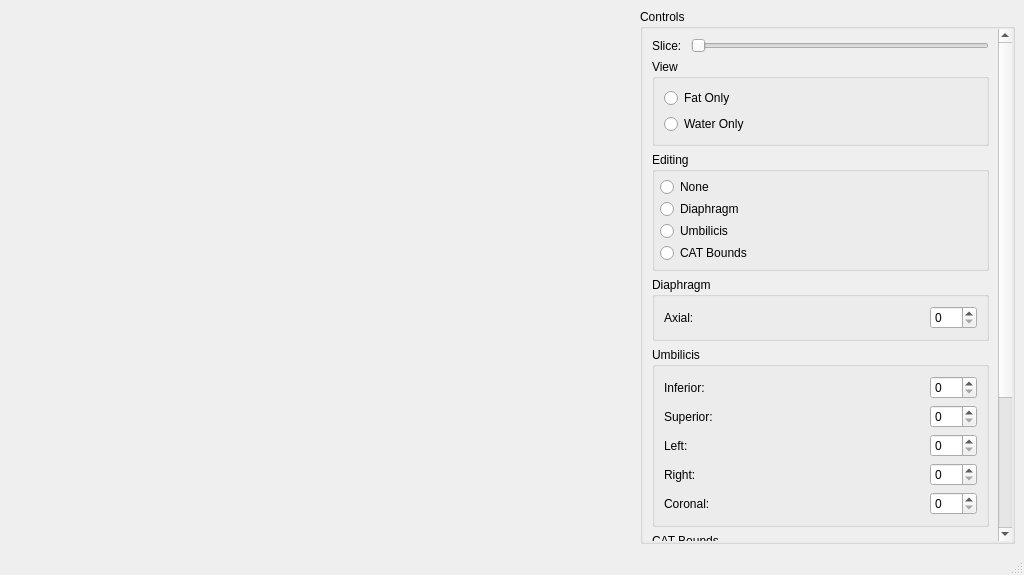
<?xml version="1.0" encoding="UTF-8"?>
<ui version="4.0">
 <class>ConfigureWindow</class>
 <widget class="QMainWindow" name="ConfigureWindow">
  <property name="geometry">
   <rect>
    <x>0</x>
    <y>0</y>
    <width>1024</width>
    <height>575</height>
   </rect>
  </property>
  <property name="windowTitle">
   <string>MainWindow</string>
  </property>
  <widget class="QWidget" name="centralwidget">
   <layout class="QGridLayout" name="gridLayout" columnstretch="5,3">
    <item row="0" column="0">
     <widget class="SliceWidget" name="sliceWidget" native="true"/>
    </item>
    <item row="0" column="1">
     <widget class="QGroupBox" name="groupBox">
      <property name="title">
       <string>Controls</string>
      </property>
      <layout class="QVBoxLayout" name="verticalLayout">
       <property name="spacing">
        <number>0</number>
       </property>
       <property name="leftMargin">
        <number>0</number>
       </property>
       <property name="topMargin">
        <number>0</number>
       </property>
       <property name="rightMargin">
        <number>0</number>
       </property>
       <property name="bottomMargin">
        <number>0</number>
       </property>
       <item>
        <widget class="QScrollArea" name="scrollArea">
         <property name="frameShape">
          <enum>QFrame::NoFrame</enum>
         </property>
         <property name="horizontalScrollBarPolicy">
          <enum>Qt::ScrollBarAlwaysOff</enum>
         </property>
         <property name="widgetResizable">
          <bool>true</bool>
         </property>
         <widget class="QWidget" name="scrollAreaWidgetContents">
          <property name="geometry">
           <rect>
            <x>0</x>
            <y>-237</y>
            <width>350</width>
            <height>749</height>
           </rect>
          </property>
          <layout class="QGridLayout" name="gridLayout_2">
           <item row="2" column="0" colspan="2">
            <widget class="QGroupBox" name="groupBox_6">
             <property name="title">
              <string>View</string>
             </property>
             <layout class="QVBoxLayout" name="verticalLayout_3">
              <item>
               <widget class="QRadioButton" name="viewFatRadioButton">
                <property name="text">
                 <string>Fat Only</string>
                </property>
               </widget>
              </item>
              <item>
               <widget class="QRadioButton" name="viewWaterRadioButton">
                <property name="text">
                 <string>Water Only</string>
                </property>
               </widget>
              </item>
             </layout>
            </widget>
           </item>
           <item row="5" column="0" colspan="2">
            <widget class="QGroupBox" name="groupBox_3">
             <property name="title">
              <string>Umbilicis</string>
             </property>
             <layout class="QGridLayout" name="gridLayout_3">
              <item row="3" column="0">
               <widget class="QLabel" name="label_4">
                <property name="text">
                 <string>Left: </string>
                </property>
               </widget>
              </item>
              <item row="4" column="0">
               <widget class="QLabel" name="label_5">
                <property name="text">
                 <string>Right: </string>
                </property>
               </widget>
              </item>
              <item row="5" column="0">
               <widget class="QLabel" name="label_6">
                <property name="text">
                 <string>Coronal: </string>
                </property>
               </widget>
              </item>
              <item row="1" column="0">
               <widget class="QLabel" name="label_2">
                <property name="text">
                 <string>Inferior: </string>
                </property>
               </widget>
              </item>
              <item row="2" column="0">
               <widget class="QLabel" name="label_3">
                <property name="text">
                 <string>Superior: </string>
                </property>
               </widget>
              </item>
              <item row="1" column="1">
               <widget class="QSpinBox" name="umbilicisInferiorSpinBox">
                <property name="sizePolicy">
                 <sizepolicy hsizetype="Maximum" vsizetype="Fixed">
                  <horstretch>0</horstretch>
                  <verstretch>0</verstretch>
                 </sizepolicy>
                </property>
                <property name="maximum">
                 <number>300</number>
                </property>
               </widget>
              </item>
              <item row="2" column="1">
               <widget class="QSpinBox" name="umbilicisSuperiorSpinBox">
                <property name="sizePolicy">
                 <sizepolicy hsizetype="Maximum" vsizetype="Fixed">
                  <horstretch>0</horstretch>
                  <verstretch>0</verstretch>
                 </sizepolicy>
                </property>
                <property name="maximum">
                 <number>300</number>
                </property>
               </widget>
              </item>
              <item row="3" column="1">
               <widget class="QSpinBox" name="umbilicisLeftSpinBox">
                <property name="sizePolicy">
                 <sizepolicy hsizetype="Maximum" vsizetype="Fixed">
                  <horstretch>0</horstretch>
                  <verstretch>0</verstretch>
                 </sizepolicy>
                </property>
                <property name="maximum">
                 <number>300</number>
                </property>
               </widget>
              </item>
              <item row="4" column="1">
               <widget class="QSpinBox" name="umbilicisRightSpinBox">
                <property name="sizePolicy">
                 <sizepolicy hsizetype="Maximum" vsizetype="Fixed">
                  <horstretch>0</horstretch>
                  <verstretch>0</verstretch>
                 </sizepolicy>
                </property>
                <property name="maximum">
                 <number>300</number>
                </property>
               </widget>
              </item>
              <item row="5" column="1">
               <widget class="QSpinBox" name="umbilicisCoronalSpinBox">
                <property name="sizePolicy">
                 <sizepolicy hsizetype="Maximum" vsizetype="Fixed">
                  <horstretch>0</horstretch>
                  <verstretch>0</verstretch>
                 </sizepolicy>
                </property>
                <property name="maximum">
                 <number>300</number>
                </property>
               </widget>
              </item>
             </layout>
            </widget>
           </item>
           <item row="3" column="0" colspan="2">
            <widget class="QGroupBox" name="groupBox_2">
             <property name="title">
              <string>Editing</string>
             </property>
             <layout class="QVBoxLayout" name="verticalLayout_2">
              <property name="spacing">
               <number>2</number>
              </property>
              <property name="leftMargin">
               <number>5</number>
              </property>
              <property name="topMargin">
               <number>5</number>
              </property>
              <property name="rightMargin">
               <number>5</number>
              </property>
              <property name="bottomMargin">
               <number>5</number>
              </property>
              <item>
               <widget class="QRadioButton" name="noneRadioButton">
                <property name="text">
                 <string>None</string>
                </property>
               </widget>
              </item>
              <item>
               <widget class="QRadioButton" name="diaphragmRadioButton">
                <property name="text">
                 <string>Diaphragm</string>
                </property>
               </widget>
              </item>
              <item>
               <widget class="QRadioButton" name="umbilicisRadioButton">
                <property name="text">
                 <string>Umbilicis</string>
                </property>
               </widget>
              </item>
              <item>
               <widget class="QRadioButton" name="CATBoundsRadioButton">
                <property name="text">
                 <string>CAT Bounds</string>
                </property>
               </widget>
              </item>
             </layout>
            </widget>
           </item>
           <item row="4" column="0" colspan="2">
            <widget class="QGroupBox" name="groupBox_5">
             <property name="title">
              <string>Diaphragm</string>
             </property>
             <layout class="QGridLayout" name="gridLayout_4">
              <item row="1" column="0">
               <widget class="QLabel" name="label_8">
                <property name="text">
                 <string>Axial: </string>
                </property>
               </widget>
              </item>
              <item row="1" column="1">
               <widget class="QSpinBox" name="diaphragmAxialSpinBox">
                <property name="sizePolicy">
                 <sizepolicy hsizetype="Maximum" vsizetype="Fixed">
                  <horstretch>0</horstretch>
                  <verstretch>0</verstretch>
                 </sizepolicy>
                </property>
                <property name="maximum">
                 <number>300</number>
                </property>
               </widget>
              </item>
             </layout>
            </widget>
           </item>
           <item row="6" column="0" colspan="2">
            <widget class="QGroupBox" name="groupBox_4">
             <property name="title">
              <string>CAT Bounds</string>
             </property>
             <layout class="QGridLayout" name="gridLayout_5">
              <property name="leftMargin">
               <number>5</number>
              </property>
              <property name="topMargin">
               <number>5</number>
              </property>
              <property name="rightMargin">
               <number>5</number>
              </property>
              <property name="bottomMargin">
               <number>5</number>
              </property>
              <item row="1" column="1">
               <widget class="QPushButton" name="CATBoundsRemoveButton">
                <property name="text">
                 <string>Remove Line</string>
                </property>
               </widget>
              </item>
              <item row="1" column="0">
               <widget class="QPushButton" name="CATBoundsAddButton">
                <property name="text">
                 <string>Add Line</string>
                </property>
               </widget>
              </item>
              <item row="0" column="0" colspan="2">
               <widget class="QTableWidget" name="CATBoundsTableWidget">
                <property name="dragDropMode">
                 <enum>QAbstractItemView::NoDragDrop</enum>
                </property>
                <property name="defaultDropAction">
                 <enum>Qt::MoveAction</enum>
                </property>
                <property name="alternatingRowColors">
                 <bool>true</bool>
                </property>
                <property name="selectionMode">
                 <enum>QAbstractItemView::SingleSelection</enum>
                </property>
                <property name="selectionBehavior">
                 <enum>QAbstractItemView::SelectRows</enum>
                </property>
                <attribute name="horizontalHeaderVisible">
                 <bool>true</bool>
                </attribute>
                <attribute name="verticalHeaderVisible">
                 <bool>false</bool>
                </attribute>
                <column>
                 <property name="text">
                  <string>Axial</string>
                 </property>
                </column>
                <column>
                 <property name="text">
                  <string>Posterior</string>
                 </property>
                </column>
                <column>
                 <property name="text">
                  <string>Anterior</string>
                 </property>
                </column>
               </widget>
              </item>
             </layout>
            </widget>
           </item>
           <item row="10" column="1">
            <spacer name="verticalSpacer">
             <property name="orientation">
              <enum>Qt::Vertical</enum>
             </property>
             <property name="sizeHint" stdset="0">
              <size>
               <width>20</width>
               <height>40</height>
              </size>
             </property>
            </spacer>
           </item>
           <item row="1" column="0">
            <widget class="QLabel" name="label_7">
             <property name="sizePolicy">
              <sizepolicy hsizetype="Maximum" vsizetype="Preferred">
               <horstretch>0</horstretch>
               <verstretch>0</verstretch>
              </sizepolicy>
             </property>
             <property name="text">
              <string>Slice: </string>
             </property>
            </widget>
           </item>
           <item row="1" column="1">
            <widget class="QSlider" name="sliceSlider">
             <property name="sizePolicy">
              <sizepolicy hsizetype="Minimum" vsizetype="Fixed">
               <horstretch>0</horstretch>
               <verstretch>0</verstretch>
              </sizepolicy>
             </property>
             <property name="orientation">
              <enum>Qt::Horizontal</enum>
             </property>
            </widget>
           </item>
           <item row="9" column="0" colspan="2">
            <widget class="QPushButton" name="saveButton">
             <property name="text">
              <string>Save</string>
             </property>
            </widget>
           </item>
           <item row="8" column="0" colspan="2">
            <layout class="QGridLayout" name="gridLayout_6">
             <item row="0" column="1">
              <widget class="QPushButton" name="panButton">
               <property name="text">
                <string>Pan</string>
               </property>
              </widget>
             </item>
             <item row="0" column="0">
              <widget class="QPushButton" name="homeButton">
               <property name="text">
                <string>Home</string>
               </property>
              </widget>
             </item>
             <item row="0" column="2">
              <widget class="QPushButton" name="zoomButton">
               <property name="text">
                <string>Zoom</string>
               </property>
              </widget>
             </item>
            </layout>
           </item>
          </layout>
         </widget>
        </widget>
       </item>
      </layout>
     </widget>
    </item>
   </layout>
  </widget>
  <widget class="QStatusBar" name="statusbar"/>
 </widget>
 <customwidgets>
  <customwidget>
   <class>SliceWidget</class>
   <extends>QWidget</extends>
   <header>sliceWidget.h</header>
   <container>1</container>
  </customwidget>
 </customwidgets>
 <resources/>
 <connections/>
</ui>
